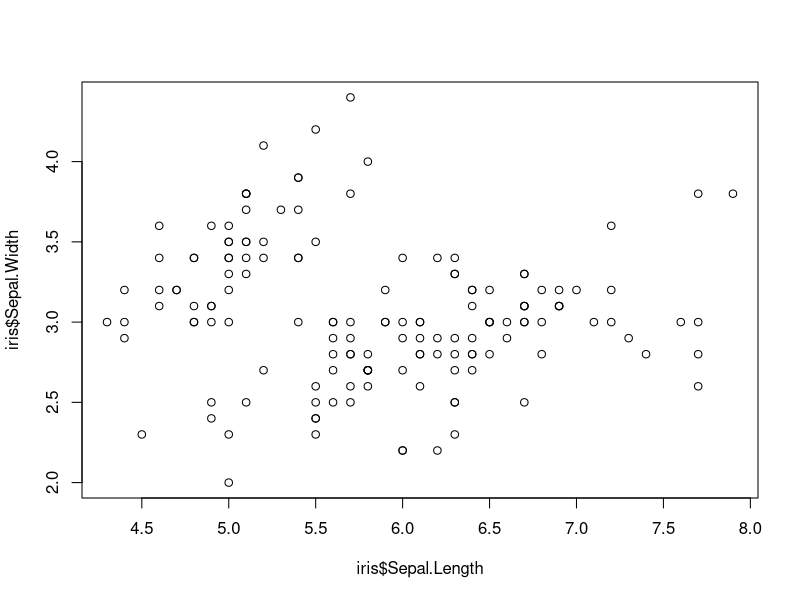
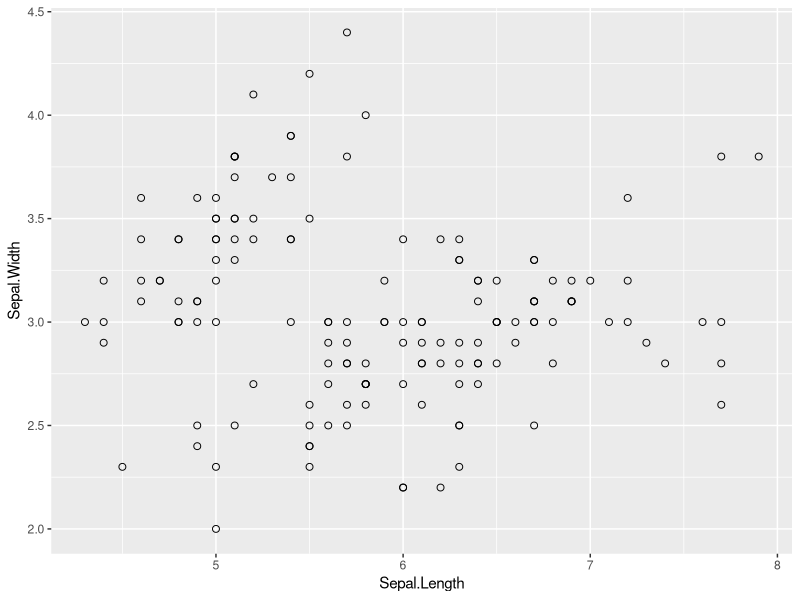
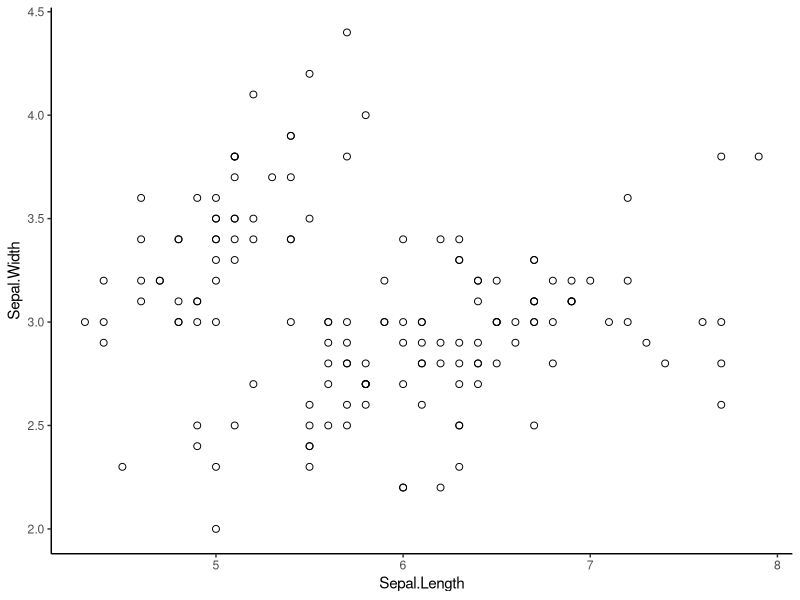
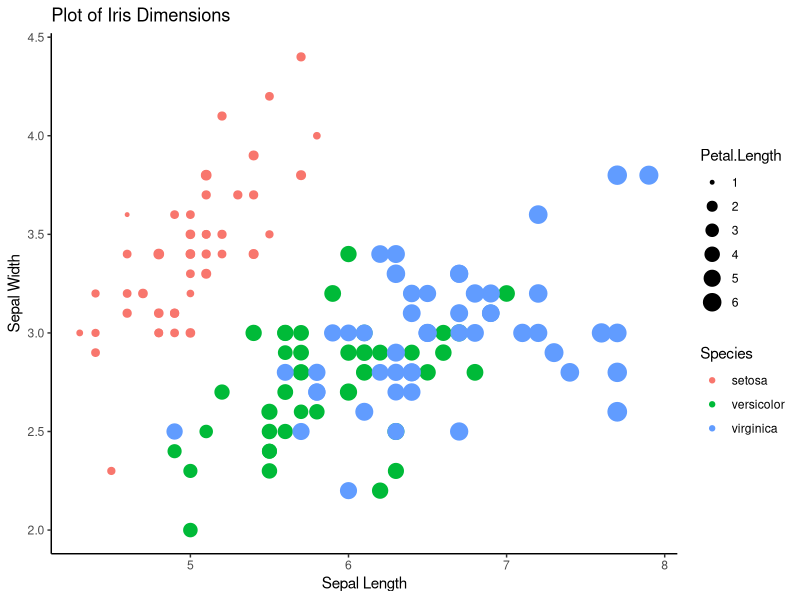

Here is the R script that generated these plots, in order:
# Alex Theophilus GEOG331 
# Activity 4
head(iris)
#load in some tidyverse packages
library(dplyr)
library(ggplot2)

#####################################
##### Part 1: for loops         #####
#####################################

#Using only data for iris versicolor
#write a for loop
#that produces a regression table
#for each of the following relationships
#1. iris  sepal length x width
#2. iris  petal length x width
#3. iris sepal length x petal length

flower <- iris[iris$Species=="versicolor",]

Q1_Regressions = list()

ordered_attributes = list(flower$Sepal.Length, flower$Sepal.Width,
                          flower$Petal.Length, flower$Petal.Width,
                          flower$Sepal.Length, flower$Petal.Length)

for (i in 1:3){
  List1 = unlist(ordered_attributes[((i*2)-1)])
  List2 = unlist(ordered_attributes[(i*2)])
  Q1_Regressions[[i]] <- lm(List1 ~ List2)
}

#####################################
##### Part 2: data in dplyr     #####
#####################################

height <- data.frame(Species = c("virginica","setosa","versicolor"),
                     Height.cm = c(60,100,11.8))

iris %>%
  inner_join(y=height, by=c("Species"))

#####################################
##### Part 3: plots in ggplot2  #####
#####################################

#look at base R scatter plot
plot(iris$Sepal.Length,iris$Sepal.Width)

#3a. now make the same plot in ggplot
ggplot(iris, aes(x=Sepal.Length, y=Sepal.Width)) + 
  geom_point(size=2, shape=1)

#3b. make a scatter plot with ggplot and get rid of  busy grid lines
ggplot(iris, aes(x=Sepal.Length, y=Sepal.Width)) + 
  geom_point(size=2, shape=1) +
  theme_classic()

#3c. make a scatter plot with ggplot, remove grid lines, add a title and axis labels, 
#    show species by color, and make the point size proportional to petal length
ggplot(iris, aes(x=Sepal.Length, y=Sepal.Width, size=Petal.Length, color=Species)) + 
  geom_point() +
  theme_classic() +
  labs(title="Plot of Iris Dimensions",
       x="Sepal Length", y="Sepal Width")

# final question answered in google doc
# end of code	